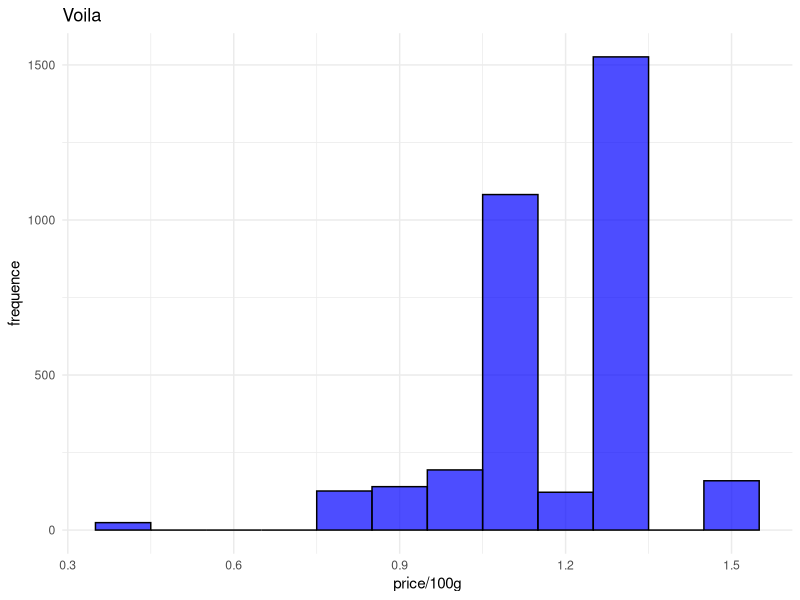
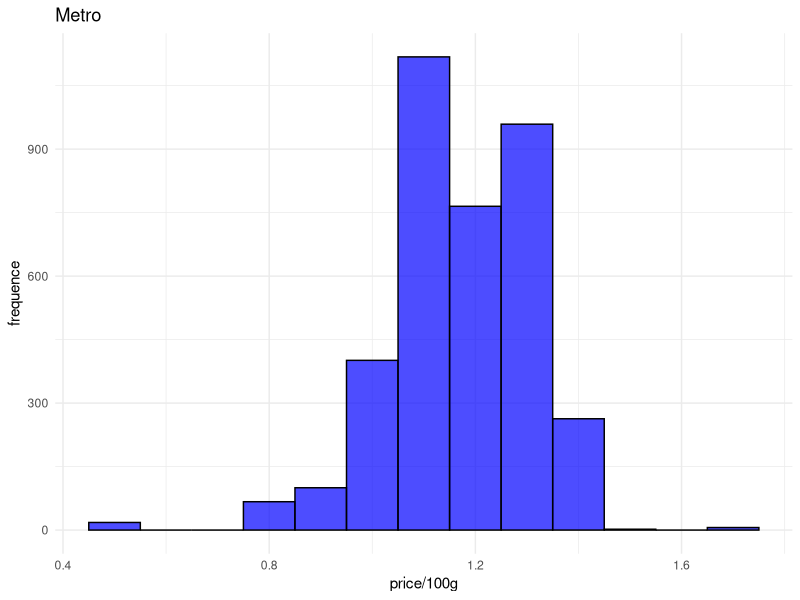
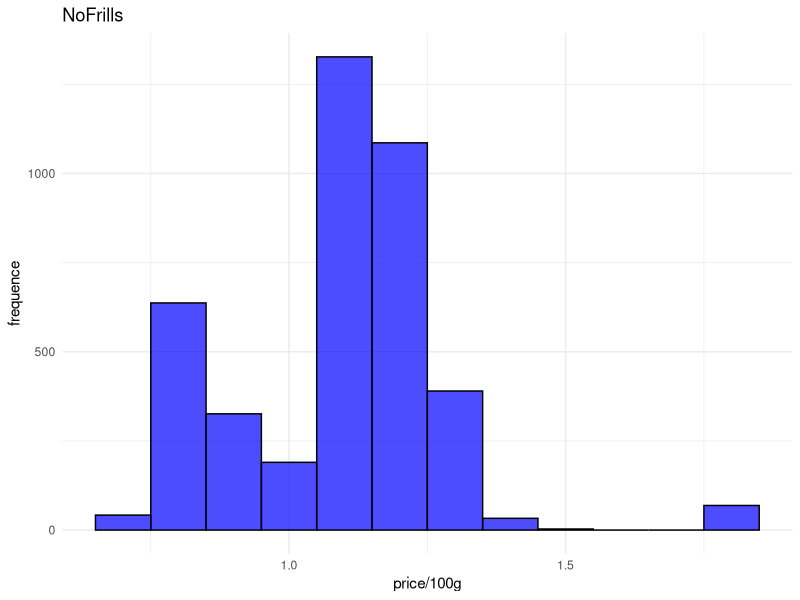
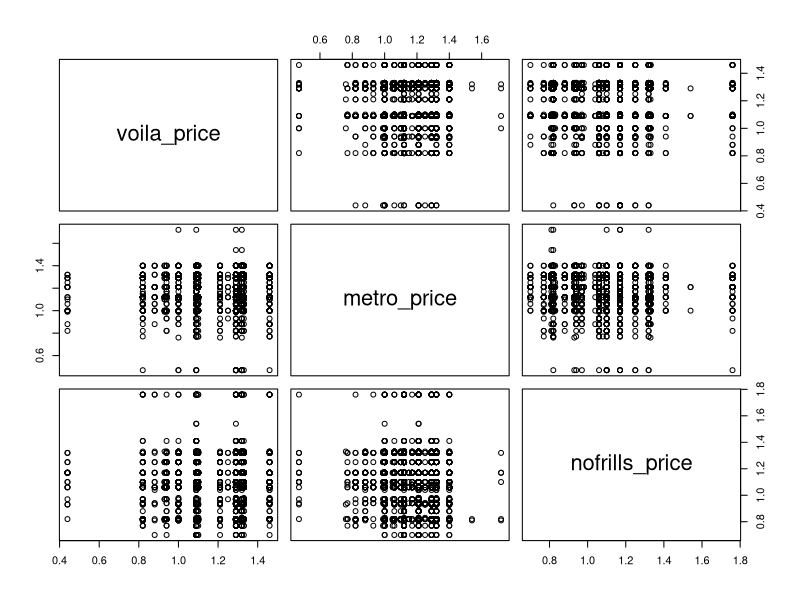

Recreate these plots in R, in order.
## ---- chunk 1
#| include: false
#| warning: false
#| message: false
#| echo: false
#### Workspace setup ####
library(tidyverse)
library(GGally)
data <- read_csv(here::here("data/data.csv"))
## ---- chunk 2
#| warning: false
#| message: false
#| echo: false
library(stringr)
data$price_numeric <- as.numeric(str_replace_all(data$price, "\\$|/100g", ""))
## ---- chunk 3
#| warning: false
#| message: false
#| echo: false

voila_data <- subset(data, vendor == "Voila")


plot_voila <- ggplot(voila_data, aes(x = price_numeric)) +
  geom_histogram(binwidth = 0.1, fill = "blue", color = "black", alpha = 0.7) +
  labs(title = "Voila",
       x = "price/100g",
       y = "frequence") +
  theme_minimal()


print(plot_voila)
## ---- chunk 4
#| warning: false
#| message: false
#| echo: false

Metro_data <- subset(data, vendor == "Metro")


plot_Metro <- ggplot(Metro_data, aes(x = price_numeric)) +
  geom_histogram(binwidth = 0.1, fill = "blue", color = "black", alpha = 0.7) +
  labs(title = "Metro",
       x = "price/100g",
       y = "frequence") +
  theme_minimal()


print(plot_Metro)
## ---- chunk 5
#| warning: false
#| message: false
#| echo: false

NoFrills_data <- subset(data, vendor == "NoFrills")


plot_NoFrills <- ggplot(NoFrills_data, aes(x = price_numeric)) +
  geom_histogram(binwidth = 0.1, fill = "blue", color = "black", alpha = 0.7) +
  labs(title = "NoFrills",
       x = "price/100g",
       y = "frequence") +
  theme_minimal()


print(plot_NoFrills)
## ---- chunk 6
#| warning: false
#| message: false
#| echo: false
c1 <- voila_data$price_numeric
c2 <- Metro_data$price_numeric
c3 <- NoFrills_data$price_numeric

min_length <- min(length(c1), length(c2), length(c3))
voila_price <- c1[sample(length(c1), min_length)]
metro_price <- c2[sample(length(c2), min_length)]
nofrills_price <- c3[sample(length(c3), min_length)]
data2 <- data.frame(voila_price, metro_price, nofrills_price)

pairs(data2)
